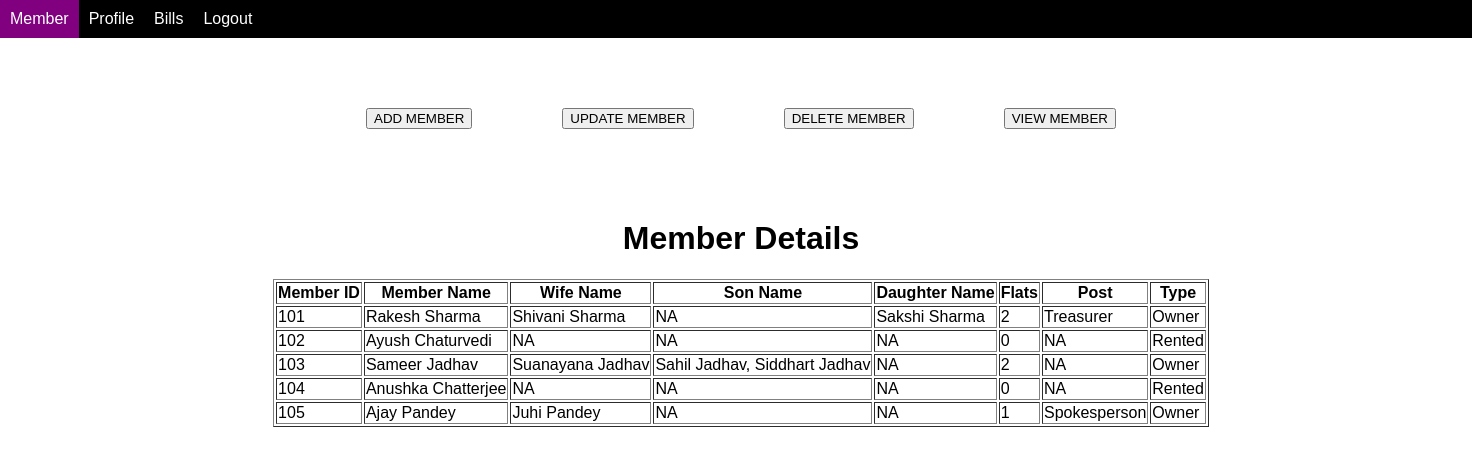
The page /view.php on the database its author committed.
### tables this page shows
CREATE TABLE `profile` (
  `member_id` int(100) NOT NULL,
  `member_name` varchar(100) NOT NULL,
  `wife_name` varchar(100) NOT NULL,
  `son_name` varchar(100) NOT NULL,
  `daughter_name` varchar(100) NOT NULL,
  `flats` int(100) NOT NULL,
  `post` varchar(100) NOT NULL,
  `type` varchar(100) NOT NULL
);

### view.php (the view, shortened to what this page needs)
<html>
<head>
<link rel="stylesheet" href="style.css">
</head>
<body alink=white vlink=white link=white>
<table cellpadding="10" cellspacing="0">
<tr>
<font color=white>
<td bgcolor=purple>  <a href="Member.php" style="text-decoration:none">Member</a></td>
<td bgcolor=black>  <a href="ProfileAd.php" style="text-decoration:none">Profile</a></td>
<td bgcolor=black>  <a href="BillAd.php" style="text-decoration:none">Bills</a></td>
<td bgcolor=black>  <a  href="Login.php" style="text-decoration:none">Logout</a></td>
<td bgcolor=black style="padding-right:1200px;"></td>
</font>
</tr>
</table>
<table cellpadding="20" cellspacing="50" align=center>
<tr>
<td ><a href="member_add.html"><input type=button value="ADD MEMBER"></a></td>
<td><a href="member_update.html"><input type=button value="UPDATE MEMBER"></a></td>
<td ><a href="member_delete.html"><input type=button value="DELETE MEMBER"></a></td>
<td ><a href="view.php"><input type=button value="VIEW MEMBER"></a></td</tr>
</tr>
</table>
</body>
</html>
<?php
	$conn = OpenCon();
	$sql = "Select * from profile order by member_id";
	if(mysqli_query($conn, $sql)){
		echo "<center><h1>Member Details</h1></center>";
		$result = $conn->query($sql);
		if ($result->num_rows > 0) {
			echo "<table border=1 align=center>";
			echo"<tr><th>Member ID</th><th>Member Name</th><th>Wife Name</th><th>Son Name</th><th> Daughter Name</th><th>Flats</th><th> Post</th><th>Type</th></tr>";
			while($row = $result->fetch_assoc()) {
			echo "<tr><td>" . $row["member_id"]. "</td><td>" . $row["member_name"]. "</td><td> " . $row["wife_name"]."</td><td> " . $row["son_name"]."</td><td> " . $row["daughter_name"]."</td><td> " . $row["flats"]."</td><td> " . $row["post"]."</td><td> " . $row["type"]."</td></tr>";
			}
			echo "</table>";
			} else {
				echo "0 results";
			}
	} else{
			echo "ERROR: Could not able to execute $sql. " . mysqli_error($conn);
				}
?>

### style.css (style rules this page uses)
body { margin: 0; font-family: Arial, Helvetica, sans-serif; }

### rows shown on the page
profile: member_id "101", member_name "Rakesh Sharma", wife_name "Shivani Sharma", son_name "NA", daughter_name "Sakshi Sharma", flats "2", post "Treasurer", type "Owner"
profile: member_id "102", member_name "Ayush Chaturvedi", wife_name "NA", son_name "NA", daughter_name "NA", flats "0", post "NA", type "Rented"
profile: member_id "103", member_name "Sameer Jadhav", wife_name "Suanayana Jadhav", son_name "Sahil Jadhav, Siddhart Jadhav", daughter_name "NA", flats "2", post "NA", type "Owner"
profile: member_id "104", member_name "Anushka Chatterjee", wife_name "NA", son_name "NA", daughter_name "NA", flats "0", post "NA", type "Rented"
profile: member_id "105", member_name "Ajay Pandey", wife_name "Juhi Pandey", son_name "NA", daughter_name "NA", flats "1", post "Spokesperson", type "Owner"
